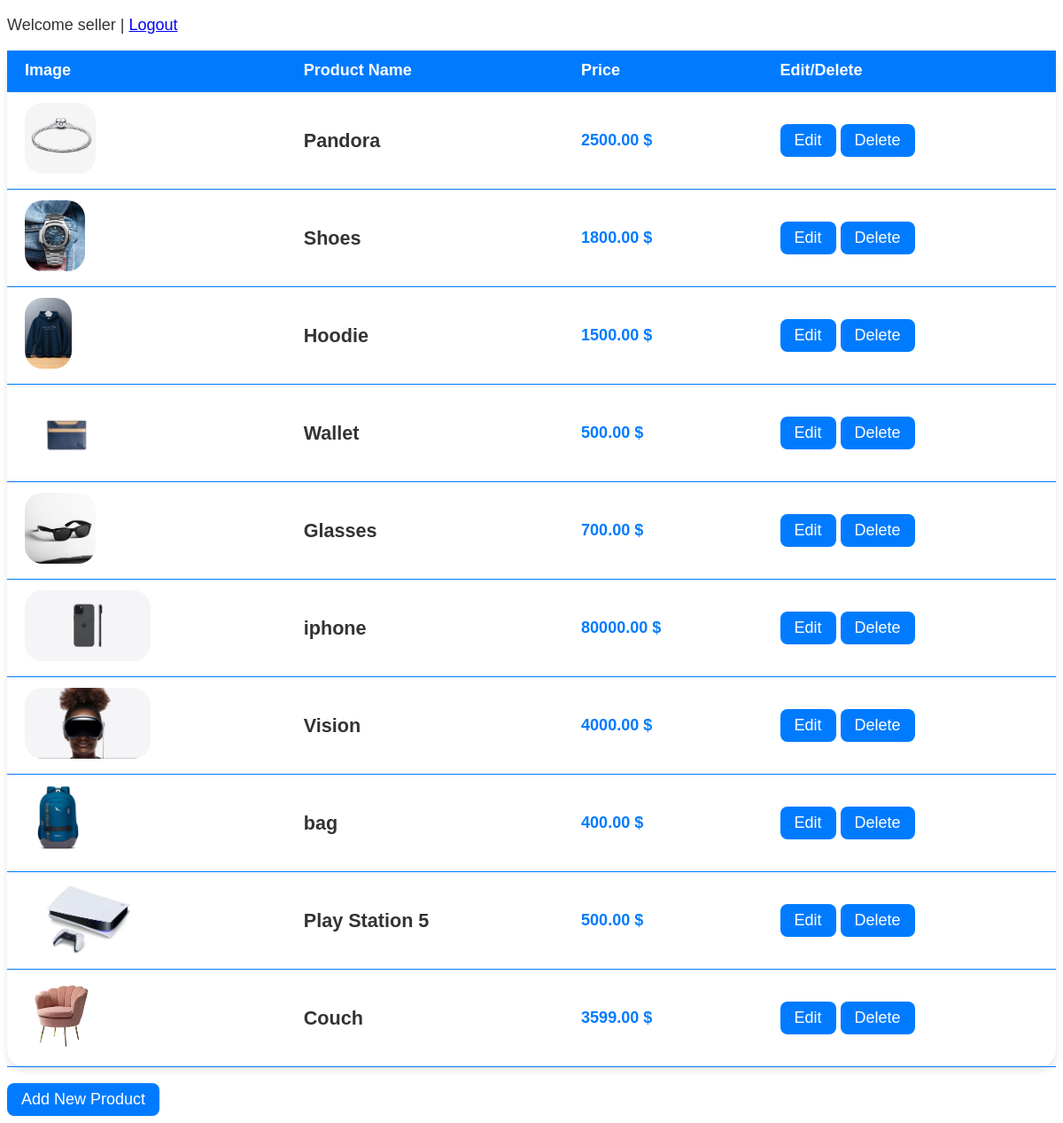
Screenshot of /saller/product.php (signed in) with the database file from the repository.
### tables this page shows
CREATE TABLE `products` (
  `productid` int(11) NOT NULL,
  `productname` varchar(100) NOT NULL,
  `price` decimal(10,2) NOT NULL,
  `image` varchar(255) NOT NULL
);

### saller/product.php (the view, shortened to what this page needs)
<!DOCTYPE html>
<html lang="en">
<head>
	<link rel="stylesheet" href="style.css">
</head>
<body>
	<?php
		if(isset($_SESSION["login"]) && $_SESSION["login"] == "seller")
		{
			echo "<p>Welcome ".$_SESSION["username"]. " | <a href='logout.php'>Logout</a></p>";
		}
		require_once("../connection.php");
		$result = $con->query("select * from products");
		echo "<table class='product-table'><tr><th>Image</th><th>Product Name</th><th>Price</th><th>Edit/Delete</th>";
		while($data = $result->fetch_object())
		{
			echo "<tr>";
			echo "<td><img src='../images/$data->image' class='product-image'></td>";
			echo "<td class='product-name'>$data->productname</td>";;
			echo "<td class='product-price'> $data->price $</td>";
			echo "<td><a href='edit.php?pid=$data->productid' class='add-to-cart-button'>Edit</a> <a href='delete.php?pid=$data->productid' class='add-to-cart-button'>Delete</a></td>";
			echo "</tr>";
		}
		echo "</table>";
		echo "<div><a href='newproduct.php' class='add-to-cart-button' style='margin-top: 1em;'>Add New Product</a></div>";
	?>
</body>
</html>

### saller/style.css (style rules this page uses)
* { font-family: "Encode Sans", sans-serif; }
html { font-size: 18px; color: #333; }
.product-image { width: 100%; border-radius: 20px; }
.product-name { font-size: 1.2rem; font-weight: bold; color: #333; }
.product-price { font-weight: bold; color: #007bff; }
.add-to-cart-button { background-color: #007bff; color: #ffffff; border: none; border-radius: 8px; padding: 8px 16px; text-decoration: none; display: inline-block; transition: background-color 0.3s ease; }
.product-table { width: 100%; border-collapse: collapse; box-shadow: 0 4px 8px rgba(0, 0, 0, 0.1); border-radius: 20px; }
.product-table th { background-color: #007bff; color: #ffffff; font-weight: bold; text-align: left; padding: 12px 20px; border-bottom: 2px solid #007bff; }
.product-table td { padding: 12px 20px; border-bottom: 1px solid #007bff; }
.product-table img { height: 80px; width: auto; border-radius: 20px; }

### rows the page displays
products: image (picture), productname "Pandora", price "2500.00"
products: image (picture), productname "Shoes", price "1800.00"
products: image (picture), productname "Hoodie", price "1500.00"
products: image (picture), productname "Wallet", price "500.00"
products: image (picture), productname "Glasses", price "700.00"
products: image (picture), productname "iphone", price "80000.00"
products: image (picture), productname "Vision", price "4000.00"
products: image (picture), productname "bag", price "400.00"
products: image (picture), productname "Play Station 5", price "500.00"
products: image (picture), productname "Couch", price "3599.00"

### other values shown
$_SESSION["username"] "seller"
